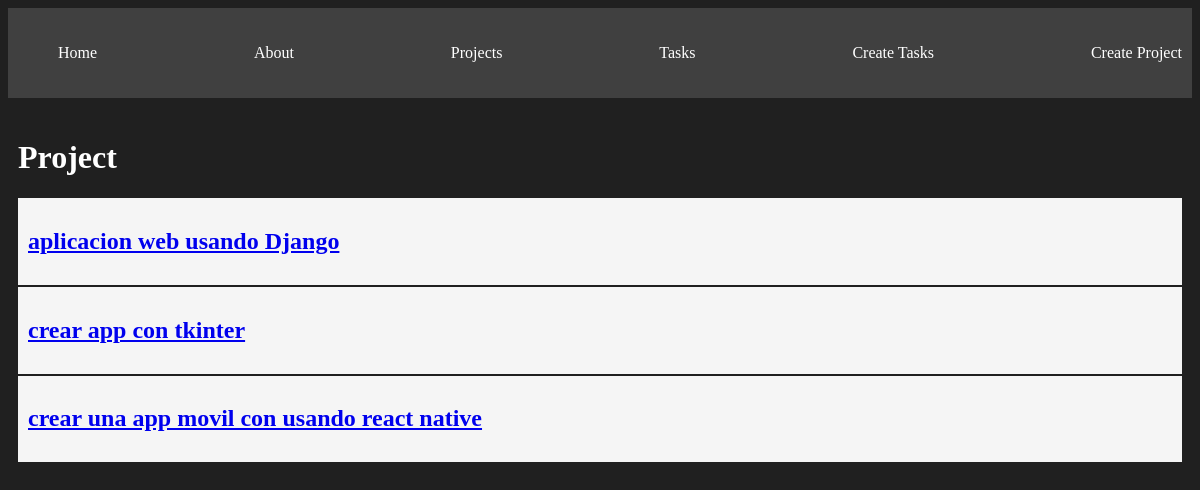
The app's page /projects/, older data.
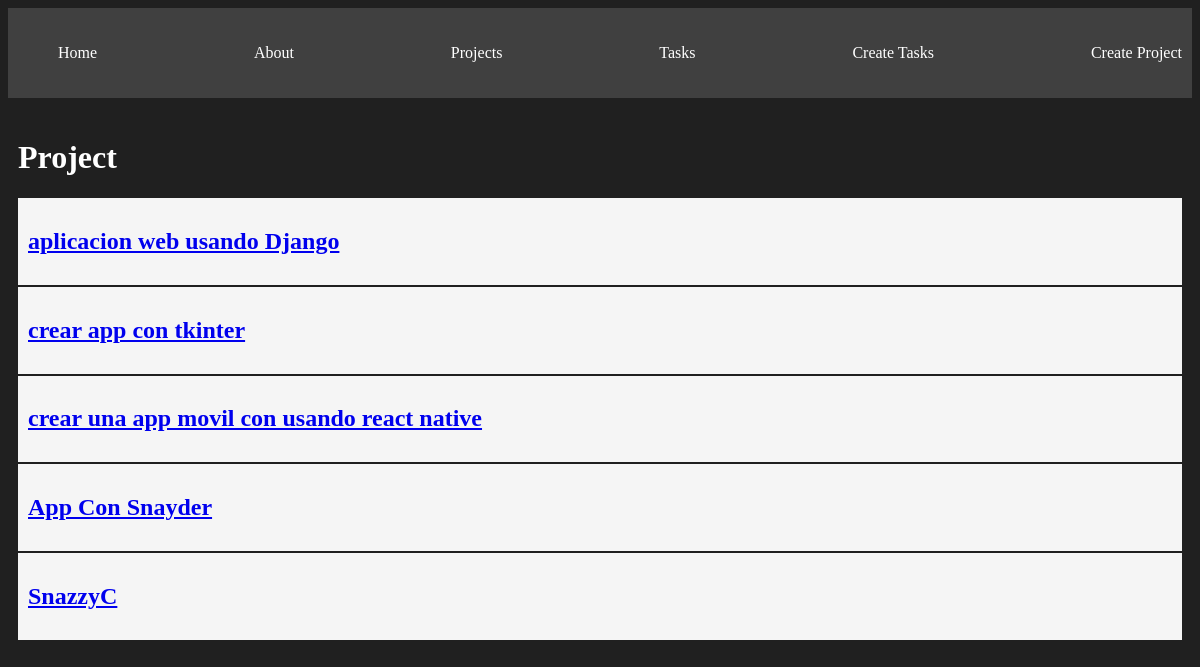
The same page, newer data.
### myApp/models.py (models this page shows, shortened)
class Project(models.Model):
    name = models.CharField(max_length=200)

### myApp/views.py (the view)
# urls.py: path('projects/', views.projects, name='projects'),
def projects(request):
    projects = Project.objects.all()
    return render(request, 'projects.html', {
        'projects': projects
    })

### myApp/templates/projects.html
{% extends 'partials/nav.html'%}
{% block content %}
<h1> Project </h1>
{% for project in projects %}
<article class='card'>
    <a href="{% url 'project_detail' project.id %}">
        <h1> {{ project.name }}</h1>
    </a>
</article>
{% endfor %}
{% endblock %}

Row changes from the older to the newer data that the page shows:
added Project: name "App Con Snayder"
added Project: name "SnazzyC"
